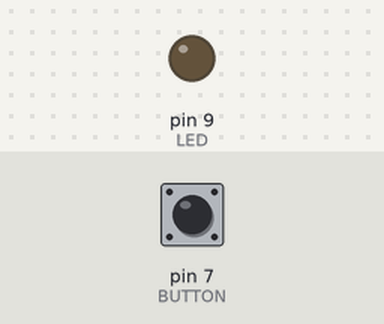
This sketch was run on a simulated Arduino Uno, built with avr-gcc and run on an emulated ATmega328P. Shown: output pins drawn as LEDs (lit = HIGH). The test bench sets the inputs (shaded band); at power-on: pin 7 (BUTTON) LOW.

Above: at 1.2 s.
1.3 s: pin 7 (BUTTON) pulled HIGH for 0.15 s
At 1.9 s:
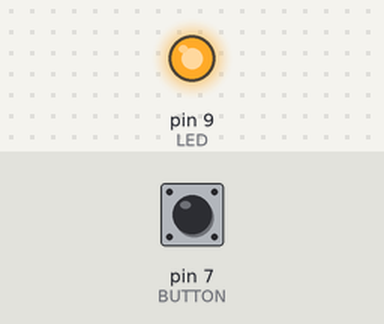
2.9 s: pin 7 (BUTTON) pulled HIGH for 1 s
At 4.3 s:
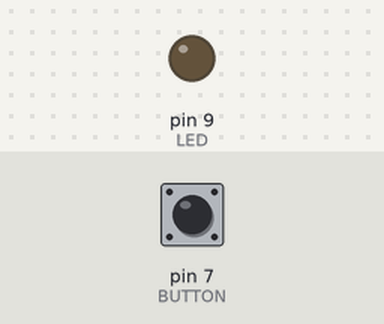
5.4 s: pin 7 (BUTTON) pulled HIGH for 3.2 s
At 6.3 s:
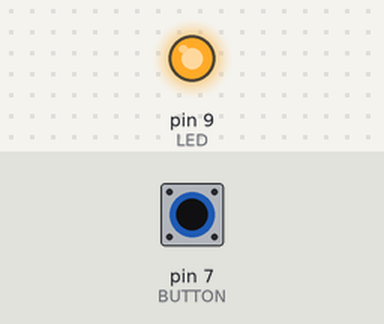
Timing chart, 0 to 8.4 s (numbered marks = the images above; inputs shaded):
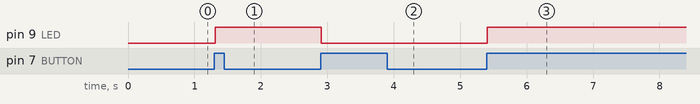

The sketch:

light_sensor.pde
```cpp
#define LED 9   // the pin for the LED
#define BUTTON 7 // the input pin where the pushbutton is connected

int val = 0;     // val will be used to store the store of the input pin
int old_val = 0; // stores the previous value of "val"
int state = 0; // 0 = LED off and 1 = LED on

void setup() {
  pinMode(LED, OUTPUT);    // tell Arduino LED is an output
  pinMode(BUTTON, INPUT);  // and BUTTON is an input
}

void loop() {
  val = digitalRead(BUTTON); // read input value and store it

  if ((val == HIGH) && (old_val == LOW)) {
    state = 1 - state;
    delay(10);
  }

  old_val = val;

  if (state == 1) {
    digitalWrite(LED, HIGH); // turn LED on
  } else {
    digitalWrite(LED, LOW);
  }
}
```

Measured:
- after the input at 1.3 s, pin 9 (LED): LOW → HIGH at once
- after the input at 2.9 s, pin 9 (LED): HIGH → LOW at once
- after the input at 5.4 s, pin 9 (LED): LOW → HIGH at once
